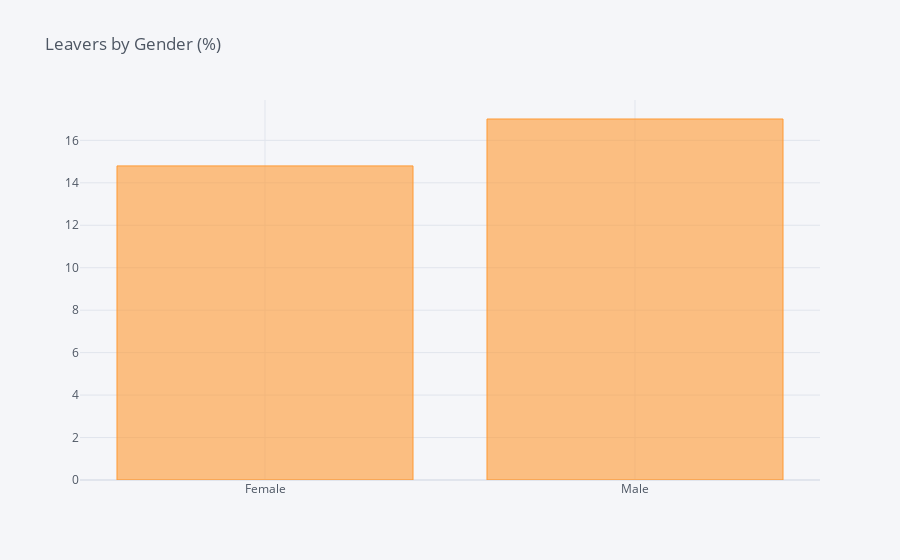

Notebook code cell kept with this figure:
### Code cell
df_Gender = pd.DataFrame(columns=["Gender", "% of Leavers"])
i=0
for field in list(df_HR['Gender'].unique()):
    ratio = df_HR[(df_HR['Gender']==field)&(df_HR['Attrition']=="Yes")].shape[0] / df_HR[df_HR['Gender']==field].shape[0]
    df_Gender.loc[i] = (field, ratio*100)
    i += 1
    #print("In {}, the ratio of leavers is {:.2f}%".format(field, ratio*100))
df_G = df_Gender.groupby(by="Gender").sum()
df_G.iplot(kind='bar',title='Leavers by Gender (%)')

### Figure 1 — Plotly figure (JSON) as saved in the notebook; plotly's stock layout.template omitted (floating-point values rounded to 4 significant figures)
{"data": [{"marker": {"color": "rgba(255, 153, 51, 0.6)", "line": {"color": "rgba(255, 153, 51, 1.0)", "width": 1}}, "name": "% of Leavers", "orientation": "v", "text": "", "x": ["Female", "Male"], "y": [14.8, 17.01], "type": "bar"}], "layout": {"legend": {"bgcolor": "#F5F6F9", "font": {"color": "#4D5663"}}, "paper_bgcolor": "#F5F6F9", "plot_bgcolor": "#F5F6F9", "title": {"font": {"color": "#4D5663"}, "text": "Leavers by Gender (%)"}, "xaxis": {"gridcolor": "#E1E5ED", "showgrid": true, "tickfont": {"color": "#4D5663"}, "title": {"font": {"color": "#4D5663"}, "text": ""}, "zerolinecolor": "#E1E5ED"}, "yaxis": {"gridcolor": "#E1E5ED", "showgrid": true, "tickfont": {"color": "#4D5663"}, "title": {"font": {"color": "#4D5663"}, "text": ""}, "zerolinecolor": "#E1E5ED"}}}
